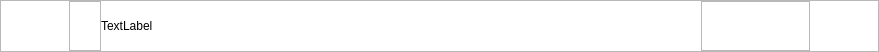
<?xml version="1.0" encoding="UTF-8"?>
<ui version="4.0">
 <class>Form</class>
 <widget class="QWidget" name="Form">
  <property name="geometry">
   <rect>
    <x>0</x>
    <y>0</y>
    <width>879</width>
    <height>52</height>
   </rect>
  </property>
  <property name="windowTitle">
   <string>Form</string>
  </property>
  <property name="styleSheet">
   <string notr="true">#Form{
	background:#fff;
}</string>
  </property>
  <layout class="QGridLayout" name="gridLayout_3">
   <property name="leftMargin">
    <number>0</number>
   </property>
   <property name="topMargin">
    <number>0</number>
   </property>
   <property name="rightMargin">
    <number>0</number>
   </property>
   <property name="bottomMargin">
    <number>0</number>
   </property>
   <property name="spacing">
    <number>0</number>
   </property>
   <item row="0" column="0">
    <widget class="QFrame" name="frame">
     <property name="frameShape">
      <enum>QFrame::StyledPanel</enum>
     </property>
     <property name="frameShadow">
      <enum>QFrame::Raised</enum>
     </property>
     <layout class="QGridLayout" name="gridLayout_2">
      <property name="leftMargin">
       <number>0</number>
      </property>
      <property name="topMargin">
       <number>0</number>
      </property>
      <property name="rightMargin">
       <number>0</number>
      </property>
      <property name="bottomMargin">
       <number>0</number>
      </property>
      <property name="spacing">
       <number>0</number>
      </property>
      <item row="0" column="0">
       <spacer name="horizontalSpacer_2">
        <property name="orientation">
         <enum>Qt::Horizontal</enum>
        </property>
        <property name="sizeHint" stdset="0">
         <size>
          <width>70</width>
          <height>20</height>
         </size>
        </property>
       </spacer>
      </item>
      <item row="0" column="1">
       <widget class="QFrame" name="frame_2">
        <property name="frameShape">
         <enum>QFrame::StyledPanel</enum>
        </property>
        <property name="frameShadow">
         <enum>QFrame::Raised</enum>
        </property>
        <layout class="QVBoxLayout" name="verticalLayout">
         <property name="spacing">
          <number>0</number>
         </property>
         <property name="leftMargin">
          <number>0</number>
         </property>
         <property name="topMargin">
          <number>0</number>
         </property>
         <property name="rightMargin">
          <number>0</number>
         </property>
         <property name="bottomMargin">
          <number>0</number>
         </property>
         <item>
          <widget class="QLabel" name="label">
           <property name="minimumSize">
            <size>
             <width>30</width>
             <height>30</height>
            </size>
           </property>
           <property name="maximumSize">
            <size>
             <width>30</width>
             <height>30</height>
            </size>
           </property>
           <property name="text">
            <string/>
           </property>
           <property name="pixmap">
            <pixmap resource="../static/resource.qrc">:/icons/icons/chatGTP.png</pixmap>
           </property>
           <property name="scaledContents">
            <bool>true</bool>
           </property>
          </widget>
         </item>
         <item>
          <spacer name="verticalSpacer">
           <property name="orientation">
            <enum>Qt::Vertical</enum>
           </property>
           <property name="sizeHint" stdset="0">
            <size>
             <width>20</width>
             <height>20</height>
            </size>
           </property>
          </spacer>
         </item>
        </layout>
       </widget>
      </item>
      <item row="0" column="3">
       <widget class="QFrame" name="frame_3">
        <property name="frameShape">
         <enum>QFrame::StyledPanel</enum>
        </property>
        <property name="frameShadow">
         <enum>QFrame::Raised</enum>
        </property>
        <layout class="QGridLayout" name="gridLayout">
         <property name="leftMargin">
          <number>0</number>
         </property>
         <property name="topMargin">
          <number>0</number>
         </property>
         <property name="rightMargin">
          <number>0</number>
         </property>
         <property name="bottomMargin">
          <number>0</number>
         </property>
         <property name="horizontalSpacing">
          <number>0</number>
         </property>
         <item row="1" column="0">
          <spacer name="verticalSpacer_2">
           <property name="orientation">
            <enum>Qt::Vertical</enum>
           </property>
           <property name="sizeHint" stdset="0">
            <size>
             <width>20</width>
             <height>21</height>
            </size>
           </property>
          </spacer>
         </item>
         <item row="0" column="2">
          <spacer name="horizontalSpacer">
           <property name="orientation">
            <enum>Qt::Horizontal</enum>
           </property>
           <property name="sizeHint" stdset="0">
            <size>
             <width>44</width>
             <height>20</height>
            </size>
           </property>
          </spacer>
         </item>
         <item row="0" column="0">
          <widget class="QPushButton" name="pushButton">
           <property name="cursor">
            <cursorShape>PointingHandCursor</cursorShape>
           </property>
           <property name="styleSheet">
            <string notr="true">border:none;</string>
           </property>
           <property name="text">
            <string/>
           </property>
           <property name="icon">
            <iconset resource="../static/resource.qrc">
             <normaloff>:/icons/icons/thumb_up.svg</normaloff>:/icons/icons/thumb_up.svg</iconset>
           </property>
           <property name="iconSize">
            <size>
             <width>18</width>
             <height>18</height>
            </size>
           </property>
          </widget>
         </item>
         <item row="0" column="1">
          <widget class="QPushButton" name="pushButton_2">
           <property name="cursor">
            <cursorShape>PointingHandCursor</cursorShape>
           </property>
           <property name="styleSheet">
            <string notr="true">border:none;</string>
           </property>
           <property name="text">
            <string/>
           </property>
           <property name="icon">
            <iconset resource="../static/resource.qrc">
             <normaloff>:/icons/icons/thumb_down.svg</normaloff>:/icons/icons/thumb_down.svg</iconset>
           </property>
           <property name="iconSize">
            <size>
             <width>18</width>
             <height>18</height>
            </size>
           </property>
          </widget>
         </item>
        </layout>
       </widget>
      </item>
      <item row="0" column="4">
       <spacer name="horizontalSpacer_3">
        <property name="orientation">
         <enum>Qt::Horizontal</enum>
        </property>
        <property name="sizeHint" stdset="0">
         <size>
          <width>70</width>
          <height>20</height>
         </size>
        </property>
       </spacer>
      </item>
      <item row="0" column="2">
       <widget class="QLabel" name="label_2">
        <property name="minimumSize">
         <size>
          <width>600</width>
          <height>0</height>
         </size>
        </property>
        <property name="maximumSize">
         <size>
          <width>600</width>
          <height>16777215</height>
         </size>
        </property>
        <property name="styleSheet">
         <string notr="true">#Form{
	background:#fff;
}</string>
        </property>
        <property name="text">
         <string>TextLabel</string>
        </property>
        <property name="alignment">
         <set>Qt::AlignLeading|Qt::AlignLeft|Qt::AlignVCenter</set>
        </property>
       </widget>
      </item>
     </layout>
    </widget>
   </item>
  </layout>
 </widget>
 <resources>
  <include location="../static/resource.qrc"/>
  <include location="../../../AppData/Local/Programs/Python/Python310/Lib/site-packages/qt6_applications/Qt/static/resource.qrc"/>
 </resources>
 <connections/>
</ui>
